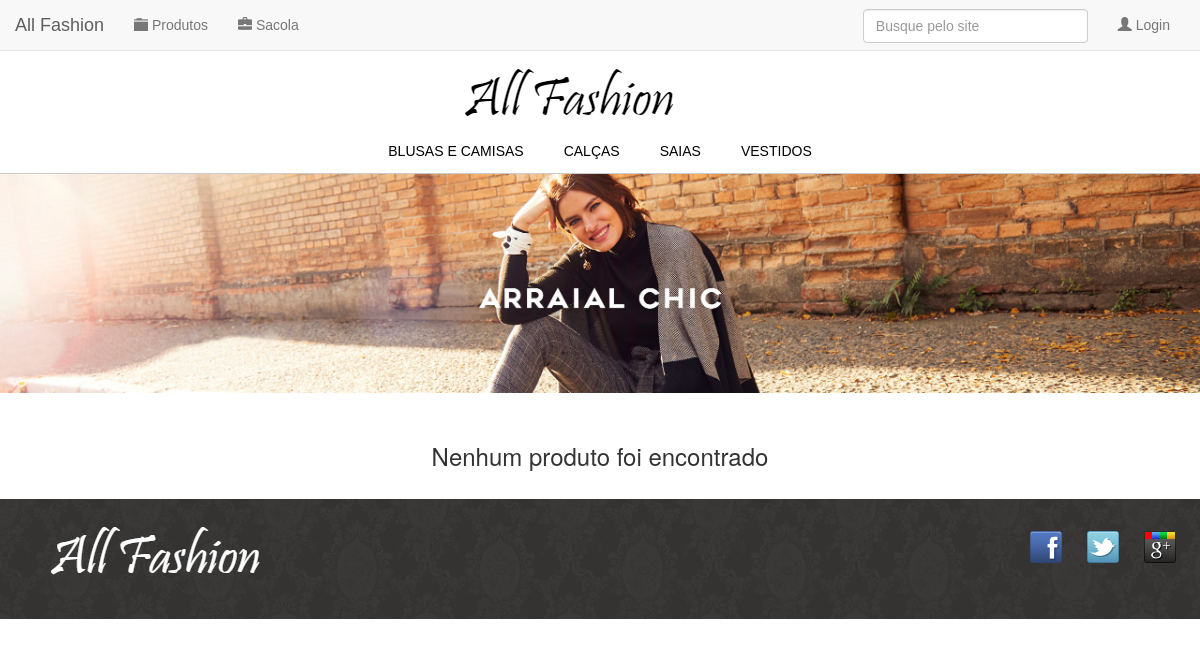
Screenshot of /listagem.php?cat_id=4 with the database file from the repository.
### tables this page shows
CREATE TABLE `categorias` (
  `id` int(11) NOT NULL AUTO_INCREMENT,
  `descricao` varchar(45) DEFAULT NULL,
  `ativo` char(1) DEFAULT 'S',
  PRIMARY KEY (`id`)
);

### config/conexao.php (called while the page is built, shortened)
<?php
class Conexao {
    private $con = null;
    private $host = "localhost";
    private $user = "root";
    private $pass = "";
    private $database = "allfashion";
    public function conecta() {
        $this->con = mysqli_connect($this->host, $this->user, $this->pass, $this->database) or die("Erro ao conectar ao servidor &raquo; " . mysqli_connect_errno());
        return $this->con;
    }
    public function executa ($sql) {
        $re = $this->con->query($sql);
        return $re;
    }
}

### menu.php (the view)
<div class="app__header__menu">
    <div class="app__menu app__container">
        <div class="app__menu__content">
            <div class="app__menu__level1">
                <?php $categorias = $db->executa("SELECT * FROM categorias"); ?>
                <?php while ($row = $categorias->fetch_array(MYSQLI_ASSOC)) { ?>
                    <a class="" aria-current="false" data-slug="roupas" data-tree="<?php echo utf8_encode($row['descricao']); ?>" href="listagem.php?cat_id=<?php echo $row['id'];?>">
                        <span class="app__menu__title"><?php echo utf8_encode($row['descricao']); ?></span>
                    </a>
                <?php } ?>
            </div>
        </div>
    </div>
</div>

### css/estilos.css (style rules this page uses)
body { color: #333333; font-family: "Lucida Sans Unicode", "Lucida Grande", sans-serif; margin: 0; }
.app__header__menu { background-color: #fff; border-bottom: .1rem solid #ccc; }
.app__menu__level1 { display: -webkit-box; display: -webkit-flex; display: -ms-flexbox; display: flex; height: 3.2rem; -webkit-box-pack: center; -webkit-justify-content: center; -ms-flex-pack: center; justify-content: center; width: 100%; margin-bottom: 10px; }
.app__menu__level1 a { -webkit-box-align: center; -webkit-align-items: center; -ms-flex-align: center; align-items: center; color: #000; display: -webkit-inline-box; display: -webkit-inline-flex; display: -ms-inline-flexbox; display: inline-flex; position: relative; text-transform: uppercase; padding: 20px; }
* { margin: 0; padding: 0; }

### rows the page displays
categorias: descricao "BLUSAS E CAMISAS"
categorias: descricao "CALÇAS"
categorias: descricao "SAIAS"
categorias: descricao "VESTIDOS"
